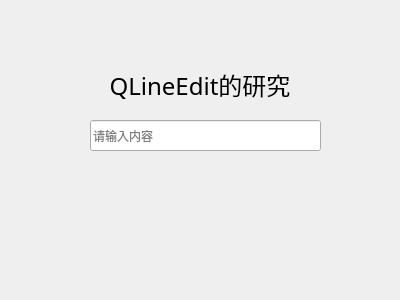
<?xml version="1.0" encoding="UTF-8"?>
<ui version="4.0">
 <class>MainWindow</class>
 <widget class="QMainWindow" name="MainWindow">
  <property name="geometry">
   <rect>
    <x>0</x>
    <y>0</y>
    <width>400</width>
    <height>300</height>
   </rect>
  </property>
  <property name="minimumSize">
   <size>
    <width>400</width>
    <height>300</height>
   </size>
  </property>
  <property name="maximumSize">
   <size>
    <width>400</width>
    <height>300</height>
   </size>
  </property>
  <property name="windowTitle">
   <string>MainWindow</string>
  </property>
  <widget class="QWidget" name="centralWidget">
   <widget class="QLineEdit" name="lineEdit">
    <property name="geometry">
     <rect>
      <x>90</x>
      <y>120</y>
      <width>231</width>
      <height>31</height>
     </rect>
    </property>
    <property name="placeholderText">
     <string>请输入内容</string>
    </property>
   </widget>
   <widget class="QLabel" name="label">
    <property name="geometry">
     <rect>
      <x>0</x>
      <y>70</y>
      <width>400</width>
      <height>30</height>
     </rect>
    </property>
    <property name="font">
     <font>
      <family>Heiti SC</family>
      <pointsize>18</pointsize>
     </font>
    </property>
    <property name="text">
     <string>QLineEdit的研究</string>
    </property>
    <property name="alignment">
     <set>Qt::AlignCenter</set>
    </property>
   </widget>
  </widget>
 </widget>
 <layoutdefault spacing="6" margin="11"/>
 <resources/>
 <connections/>
</ui>
